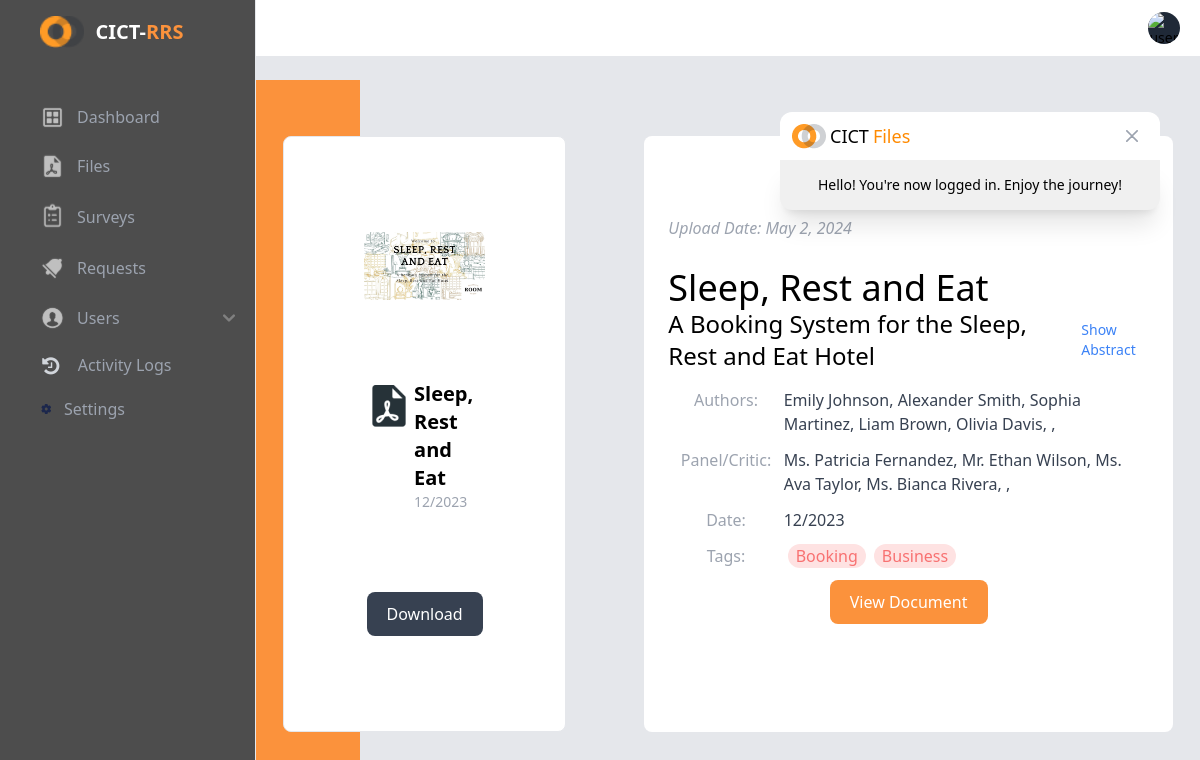
Page /pages/admin/view_study.php?id=23 (signed in) on the committed database.
### tables this page shows
CREATE TABLE `studies` (
  `id` int(11) NOT NULL,
  `project_title` varchar(255) NOT NULL,
  `research_title` varchar(255) NOT NULL,
  `authors` varchar(255) NOT NULL,
  `panels` varchar(255) NOT NULL,
  `accession` varchar(255) NOT NULL,
  `adviser` varchar(255) NOT NULL,
  `tags` varchar(255) NOT NULL,
  `month_yr` varchar(20) NOT NULL,
  `description` text NOT NULL,
  `file` varchar(255) NOT NULL,
  `cover` varchar(255) DEFAULT NULL,
  `created_at` datetime NOT NULL DEFAULT current_timestamp(),
  `account_id` varchar(255) NOT NULL,
  `is_archived` int(11) NOT NULL DEFAULT 0,
  `is_approved` int(11) NOT NULL DEFAULT 0
);

### pages/admin/view_study.php (called while the page is built, shortened)
<?php
include('../../db/db.php');
$id = $_GET['id'];
$sql = "SELECT * FROM `studies` WHERE id=$id";
$result = $conn->query($sql);
$row = $result->fetch_assoc();
$dateTime = new DateTime($row['created_at']);
$row['created_at'] = $dateTime->format("F j, Y");
include "../../admin_base.php";

### src/template/admin/view_study_page.php (the view, shortened to what this page needs)
<div class="w-full h-fit md:h-[calc(100vh-80px)] m-0 p-0 py-20 overflow-x-hidden bg-gray-200 z-[-2] flex justify-center items-start">
    <main class="container h-[596px] mx-auto overflow-y-auto rounded-lg flex flex-col-reverse gap-6 justify-end items-center md:items-start lg:justify-around lg:flex-row z-10 lg:mb-0">
        <div class="w-[90%] sm:basis-[30%] sticky top-0 mx-auto flex flex-col items-center justify-center gap-y-20 h-[596px] border py-4 md:px-3 lg:px-20 bg-white rounded-lg z-10">
            <img src="../../public/images/cover/<?=$row['cover']?>" class="w-full h-auto max-w-[370px] aspect-video rounded" alt="" class="rounded">
            <div class="flex w-full">
                <img src="../../src/img/PDF.png" class="w-auto max-h-[50px] max-w-[50px]" alt="">
                <div class="flex flex-col">
                <h6 class="text-xl font-bold"><?=$row['project_title']?></h6>
                <p class="text-gray-400 text-sm"><?=$row['month_yr']?></p>
                </div>
            </div>
            <form action="../actions/download-paper.php">
                <button class="text-white bg-gray-700 px-5 py-2.5 rounded-lg" type="submit">Download</button>
            </form>
        </div>
        <div class="w-[90%] md:basis-[56%] mx-auto md:ml-auto h-fit min-h-[596px] overflow-y-auto scroll-smooth mt-4 lg:mt-0 py-20 px-6 xl:px-16 relative bg-white rounded-lg z-10">
            <p class="text-base italic font-light text-gray-400 mb-7">Upload Date: <?=$row['created_at']?></p>
            <h2 class="text-4xl font-medium"><?=$row['project_title']?></h2>
            <div class="flex justify-between items-center">
                <h4 class="text-2xl font-normal"><?=$row['research_title']?></h4>
                <span id="abstract-btn" class="hover:underline text-blue-500 text-sm cursor-pointer" onclick="showAbstract(this)">Show Abstract</span>
            </div>
            <div class="flex flex-col mt-4">
                <div class="flex mb-3">
                    <p class="basis-[24%] text-center text-gray-400">Authors:</p>
                    <p class="basis-[74%] text-gray-700"> <?php foreach(json_decode($row['authors']) as $aut){echo $aut.', ';}?></p>
                </div>
                <div class="flex mb-3">
                    <p class="basis-[24%] text-center text-gray-400">Panel/Critic:</p>
                    <p class="basis-[74%] text-gray-700"> <?php foreach(json_decode($row['panels']) as $aut){echo $aut.', ';}?></p>
                </div>
                <div class="flex mb-3">
                    <p class="basis-[24%] text-center text-gray-400">Date:</p>
                    <p class="basis-[74%] text-gray-700"><?=$row['month_yr']?></p>
                </div>
                <div class="flex mb-3">
                    <p class="basis-[24%] text-center text-gray-400">Tags:</p>
                    <p class="basis-[74%] flex">
                        <?php foreach(json_decode($row['tags']) as $aut){
                        echo '<span class="text-red-400 bg-red-100 px-2 mx-1 rounded-full">'.$aut.'</span>';
                        } ?>
                    </p>
                </div>
                <a href="view_pdf.php?id=<?=$id?>" target="_blank" class="self-center">
                    <button class="px-5 py-2.5 w-fit text-white bg-orange-400 rounded-lg">View Document</button>
                </a>
            </div>
        </div>
    </main>
</div>

### rows in the picture
studies: cover (picture), project_title "Sleep, Rest and Eat", month_yr "12/2023", research_title "A Booking System for the Sleep, Rest and Eat Hotel", authors "Emily Johnson", authors "Alexander Smith", authors "Sophia Martinez, Liam Brown", authors "Olivia Davis", panels "Ms. Patricia Fernandez", panels "Mr. Ethan Wilson", panels "Ms. Ava Taylor", panels "Ms. Bianca Rivera", tags "Booking", tags "Business"

### other values in the picture
$row['created_at'] "May 2, 2024"
$sessionMessage "Hello! You're now logged in. Enjoy the journey!"
